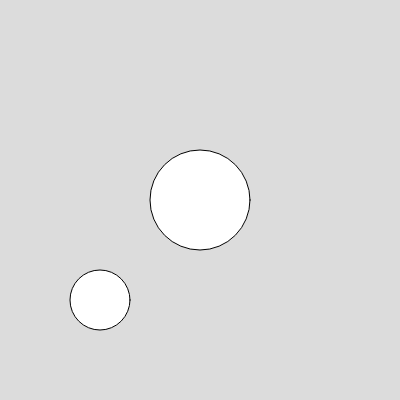
Frame 1 (no input)
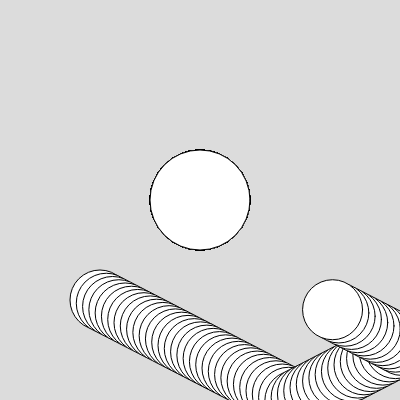
Frame 60 (no input)
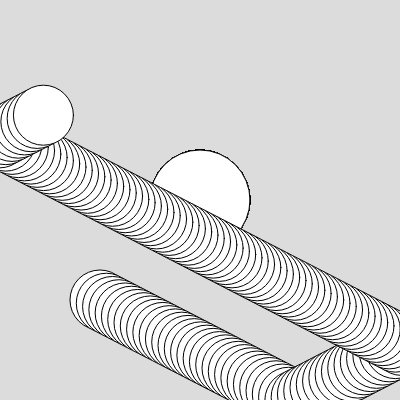
Frame 120 (the mouse pressed at the canvas centre since frame 60)

The p5.js sketch that drew these frames (run headless with seeded random() and noise() and a simulated clock; from frame 60 on, the mouse is pressed at the canvas centre):

// p5.js sketch
// ── sketch.js
// Processing Variable
// mouseIsPressed - Boolean -> true / false


let ellipseX = 100;
let ellipseY = 300;
let speedX = 6;
let speedY = 1;
let radiusEllipse = 30;

function setup() {
  createCanvas(400, 400);

  // random berechnet eine zufällige Zahl 
  // random(max) --> zufall float  0 - max
  // random(min, max) --> zufall float min - max
  speedX = random(2, 8);
  speedY = random(2, 8);
  background(220);
}

function draw() {
  

  // if - Bedingung
  // if(CONDITION) { Block wird nur ausgeführt, wenn die Bedingung erfüllt ist }

  // Vergleichsoperatoren um Bedingungen zu formulieren
  // A == B -> A ist gleich B
  // A != B -> A ist nicht gleich B
  // A > B ->  A ist größer als B
  // A >= B -> A ist größer oder gleich B 
  // A < B ->  A ist kleiner als B
  // A <= B -> A ist kleiner oder gleich B 

  if(mouseIsPressed == false){
    ellipse(width/2, height/2, 100, 100);
  }


  ellipse(ellipseX, ellipseY, radiusEllipse * 2, radiusEllipse*2);
  

  // Verknüpfungsoperatoren
  // CONDITION_A && CONDITION_B - UND Verbindung - BedingungA und B müssen erfüllt sein
  // CONDITION_A || CONDITION_B - ODER Verbindung - Es genügt, wenn eine der Bedingungen erfüllt ist

  /*
  if(ellipseX >= width){
    speedX = -speedX;
  }
  if(ellipseX <= 0){ 
    speedX = -speedX;
  }*/
  if(ellipseX >= width || ellipseX <= 0){
    speedX = -speedX;
  }

  if(ellipseY >= height){
    speedY = -speedY;
  }
  if(ellipseY <= 0){ 
    speedY = -speedY;
  }


  ellipseX = ellipseX + speedX;
  ellipseY = ellipseY + speedY;

  /*if(ellipseX >= width + radiusEllipse){
    ellipseX = -radiusEllipse;
  } */

  

}
